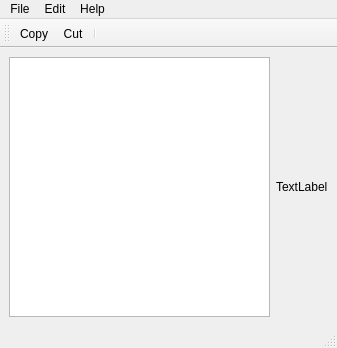
<?xml version="1.0" encoding="UTF-8"?>
<ui version="4.0">
 <class>MainWindow</class>
 <widget class="QMainWindow" name="MainWindow">
  <property name="geometry">
   <rect>
    <x>0</x>
    <y>0</y>
    <width>337</width>
    <height>348</height>
   </rect>
  </property>
  <property name="windowTitle">
   <string>MainWindow</string>
  </property>
  <widget class="QWidget" name="centralwidget">
   <layout class="QHBoxLayout" name="horizontalLayout">
    <item>
     <widget class="QTextEdit" name="textEdit"/>
    </item>
    <item>
     <widget class="QLabel" name="label">
      <property name="text">
       <string>TextLabel</string>
      </property>
     </widget>
    </item>
   </layout>
  </widget>
  <widget class="QMenuBar" name="menubar">
   <property name="geometry">
    <rect>
     <x>0</x>
     <y>0</y>
     <width>337</width>
     <height>22</height>
    </rect>
   </property>
   <widget class="QMenu" name="menuFile">
    <property name="title">
     <string>File</string>
    </property>
    <addaction name="actionQuit"/>
   </widget>
   <widget class="QMenu" name="menuEdit">
    <property name="title">
     <string>Edit</string>
    </property>
    <addaction name="separator"/>
    <addaction name="actionCopy"/>
    <addaction name="actionCut"/>
    <addaction name="actionPaste"/>
    <addaction name="actionUndo"/>
    <addaction name="actionRedo"/>
   </widget>
   <widget class="QMenu" name="menuHelp">
    <property name="title">
     <string>Help</string>
    </property>
    <addaction name="actionAbout"/>
   </widget>
   <addaction name="menuFile"/>
   <addaction name="menuEdit"/>
   <addaction name="menuHelp"/>
  </widget>
  <widget class="QStatusBar" name="statusbar"/>
  <widget class="QToolBar" name="toolBar">
   <property name="windowTitle">
    <string>toolBar</string>
   </property>
   <attribute name="toolBarArea">
    <enum>TopToolBarArea</enum>
   </attribute>
   <attribute name="toolBarBreak">
    <bool>false</bool>
   </attribute>
   <addaction name="actionCopy"/>
   <addaction name="actionCut"/>
   <addaction name="separator"/>
  </widget>
  <action name="actionQuit">
   <property name="text">
    <string>Quit</string>
   </property>
  </action>
  <action name="actionCopy">
   <property name="icon">
    <iconset>
     <normaloff>images/copy-two-paper-sheets-interface-symbol.png</normaloff>images/copy-two-paper-sheets-interface-symbol.png</iconset>
   </property>
   <property name="text">
    <string>Copy</string>
   </property>
  </action>
  <action name="actionCut">
   <property name="icon">
    <iconset>
     <normaloff>images/cut.png</normaloff>images/cut.png</iconset>
   </property>
   <property name="text">
    <string>Cut</string>
   </property>
  </action>
  <action name="actionPaste">
   <property name="text">
    <string>Paste</string>
   </property>
  </action>
  <action name="actionUndo">
   <property name="text">
    <string>Undo</string>
   </property>
  </action>
  <action name="actionRedo">
   <property name="text">
    <string>Redo</string>
   </property>
  </action>
  <action name="actionAbout">
   <property name="text">
    <string>About</string>
   </property>
  </action>
 </widget>
 <resources/>
 <connections/>
</ui>
